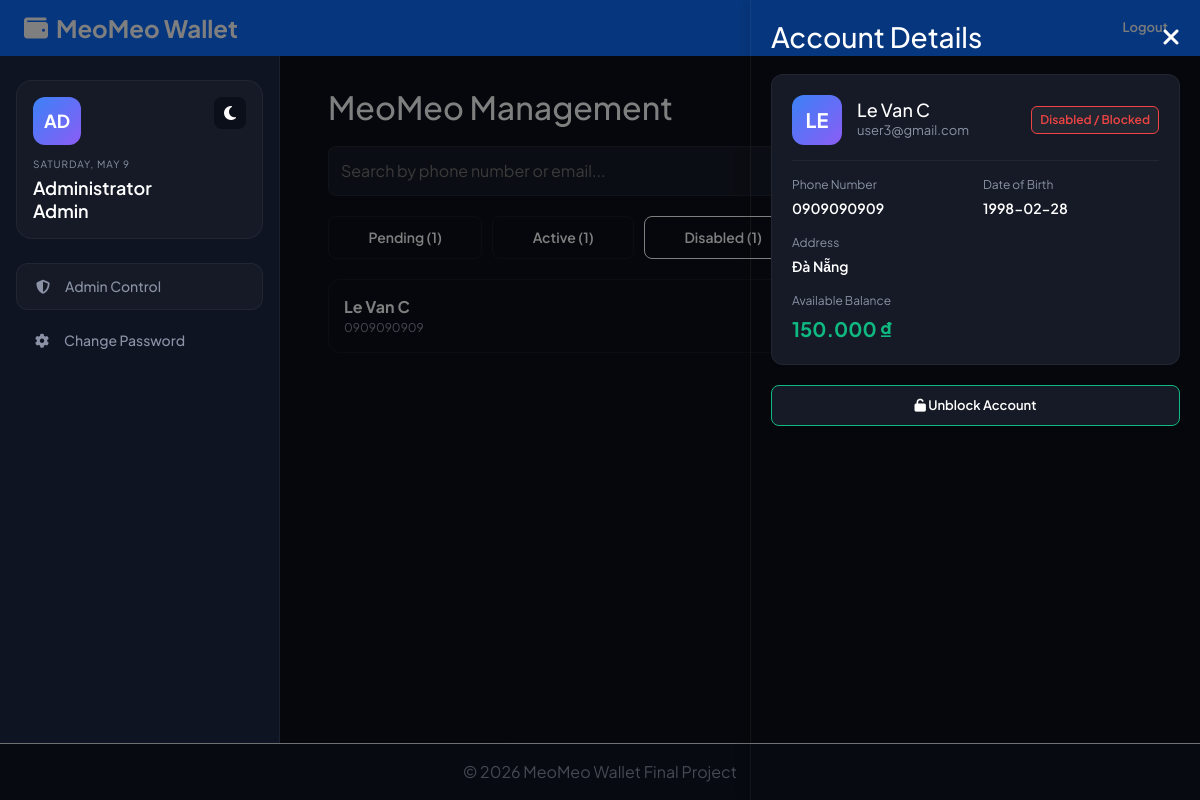
/clients/pages/Admin_dashboard.php?tab=disabled&details=0909090909 (signed in), run on the app's committed database.
### tables this page shows
CREATE TABLE `user` (
  `phonenum` varchar(15) NOT NULL,
  `email` varchar(255) NOT NULL,
  `name` varchar(50) DEFAULT NULL,
  `birth` date DEFAULT NULL,
  `address` varchar(255) DEFAULT NULL,
  `front` mediumblob DEFAULT NULL,
  `back` mediumblob DEFAULT NULL,
  `pass` varchar(255) NOT NULL,
  `verified` tinyint(1) NOT NULL DEFAULT -1 COMMENT '-1:firstRegist\r\n0:False\r\n1:True\r\n2:Request additional information\r\n3:IsAdmin True\r\n4:DisableAccount',
  `abnormal_login` tinyint(4) NOT NULL DEFAULT 0 COMMENT '>6 lock account\n>3 lock 1 minute',
  `card_num` varchar(6) DEFAULT NULL,
  `money` decimal(19,4) NOT NULL DEFAULT 0.0000,
  `CVV` varchar(3) DEFAULT NULL,
  `expire` date DEFAULT NULL,
  `locked_time` datetime DEFAULT NULL COMMENT 'Disable account overtime',
  `created_at` datetime NOT NULL DEFAULT current_timestamp() COMMENT 'Account registration timestamp',
  `card_updated_at` datetime DEFAULT NULL COMMENT 'Last time ID card was uploaded/updated'
);

### clients/pages/Admin_dashboard.php (the view, shortened to what this page needs)
<?php
$username = htmlspecialchars($_SESSION['name'], ENT_QUOTES, 'UTF-8');
$current_date = strtoupper(date('l, F j'));
$con = connect_db();
$pending_accounts = $con->query("SELECT * FROM `user` WHERE `verified` IN (-1, 0, 2) AND `phonenum` != '0000000000' ORDER BY GREATEST(`created_at`, COALESCE(`card_updated_at`, `created_at`)) DESC")->fetch_all(MYSQLI_ASSOC);
$active_accounts = $con->query("SELECT * FROM `user` WHERE `verified` = 1 AND `phonenum` != '0000000000' ORDER BY `created_at` DESC")->fetch_all(MYSQLI_ASSOC);
$disabled_accounts = $con->query("SELECT * FROM `user` WHERE `verified` = 4 ORDER BY `created_at` DESC")->fetch_all(MYSQLI_ASSOC);
$locked_accounts = $con->query("SELECT * FROM `user` WHERE (`abnormal_login` >= 6 OR `locked_time` IS NOT NULL) AND `verified` != 3 ORDER BY `locked_time` DESC")->fetch_all(MYSQLI_ASSOC);
$pending_tx = $con->query("SELECT * FROM `history` WHERE `money` > 5000000 AND `status` = 2 AND `transfer_type` IN ('Withdraw', 'Transfer') ORDER BY `date_transfer` DESC")->fetch_all(MYSQLI_ASSOC);
$search_query = trim($_GET['search'] ?? '');
$active_tab = $_GET['tab'] ?? ($search_query ? 'search' : 'pending');
$selected_phone = $_GET['details'] ?? '';
$user_details = null;
if ($selected_phone) {
    $stmt = $con->prepare("SELECT * FROM `user` WHERE `phonenum` = ?");
    $stmt->bind_param("s", $selected_phone);
    $stmt->execute();
    $user_details = $stmt->get_result()->fetch_assoc();
}
include '../src/header.php';
?>
<link rel="stylesheet" href="https://cdnjs.cloudflare.com/ajax/libs/font-awesome/6.4.0/css/all.min.css">
<link rel="stylesheet" href="../assets/css/admin.css">
<div class="dashboard-wrapper">
    <aside class="sidebar">
        <div class="user-profile-card">
            <button class="theme-toggle" id="themeToggleBtn">
                <i class="fa-solid fa-moon"></i>
            </button>
            <div class="avatar"><?= strtoupper(substr($username, 0, 2)) ?></div>
            <div class="date-text"><?= $current_date ?></div>
            <div class="welcome-text">Administrator<br><?= $username ?></div>
        </div>
        <nav class="nav-menu">
            <a href="Admin_dashboard.php" class="nav-link active"><i class="fa-solid fa-shield-halved"></i> Admin Control</a>
            <a href="ChangePassword.php" class="nav-link"><i class="fa-solid fa-gear"></i> Change Password</a>
        </nav>
    </aside>
    <main class="main-content" style="padding-top: 20px;">
        <h2 style="margin-bottom: 20px;">MeoMeo Management</h2>
        <form method="GET" style="margin-bottom: 20px; display: flex; gap: 10px;">
            <input type="text" name="search" placeholder="Search by phone number or email..." value="<?= htmlspecialchars($search_query) ?>" style="flex: 1; padding: 12px; border-radius: 8px; border: 1px solid var(--border-color); background: var(--bg-surface); color: var(--text-main);">
            <button type="submit" class="btn btn-primary"><i class="fa-solid fa-magnifying-glass"></i> Search</button>
        </form>
        <div class="admin-tabs">
            <div class="admin-tab <?= $active_tab === 'pending' ? 'active' : '' ?>" onclick="switchTab('pending')">Pending (<?= count($pending_accounts) ?>)</div>
            <div class="admin-tab <?= $active_tab === 'active' ? 'active' : '' ?>" onclick="switchTab('active')">Active (<?= count($active_accounts) ?>)</div>
            <div class="admin-tab <?= $active_tab === 'disabled' ? 'active' : '' ?>" onclick="switchTab('disabled')">Disabled (<?= count($disabled_accounts) ?>)</div>
            <div class="admin-tab <?= $active_tab === 'locked' ? 'active' : '' ?>" onclick="switchTab('locked')">Locked (<?= count($locked_accounts) ?>)</div>
            <div class="admin-tab <?= $active_tab === 'tx' ? 'active' : '' ?>" onclick="switchTab('tx')">Pending Tx (<?= count($pending_tx) ?>)</div>
        </div>
        <div id="list-disabled" class="admin-list <?= $active_tab === 'disabled' ? 'active' : '' ?>">
            <?php foreach($disabled_accounts as $u): ?>
                <div class="admin-card">
                    <div class="admin-card-header">
                        <div>
                            <strong><?= htmlspecialchars($u['name']) ?></strong>
                            <div style="font-size: 12px; color: var(--text-muted);"><?= htmlspecialchars($u['phonenum']) ?></div>
                        </div>
                    </div>
                    <div>
                        <a href="?tab=disabled&details=<?= urlencode($u['phonenum']) ?>" class="btn btn-outline btn-sm">View Details</a>
                    </div>
                </div>
            <?php endforeach; if(empty($disabled_accounts)) echo "<p>No disabled accounts.</p>"; ?>
        </div>
    </main>
</div>
<div class="overlay <?= $selected_phone ? 'open' : '' ?>" onclick="window.location='Admin_dashboard.php?tab=<?= htmlspecialchars($active_tab) ?><?= $search_query ? '&search=' . urlencode($search_query) : '' ?>'"></div>
<div class="details-panel <?= $selected_phone ? 'open' : '' ?>">
    <div style="display: flex; justify-content: space-between; align-items: center; margin-bottom: 20px;">
        <h3 style="margin: 0;">Account Details</h3>
        <a href="Admin_dashboard.php?tab=<?= htmlspecialchars($active_tab) ?><?= $search_query ? '&search=' . urlencode($search_query) : '' ?>" style="color: var(--text-color);"><i class="fa-solid fa-xmark fa-xl"></i></a>
    </div>
    <?php if($user_details): ?>
        <?php
            $status_label = '';
            $status_color = '';
            if (in_array($user_details['verified'], [-1, 0])) {
                $status_label = 'Pending Activation';
                $status_color = 'var(--warning)';
            } elseif ($user_details['verified'] == 2) {
                $status_label = 'Update Requested';
                $status_color = 'var(--warning)';
            } elseif ($user_details['verified'] == 4) {
                $status_label = 'Disabled / Blocked';
                $status_color = 'var(--danger)';
            } elseif ($user_details['verified'] == 1) {
                $status_label = 'Active';
                $status_color = 'var(--success)';
            }
        ?>
        <div style="background: var(--bg-surface); padding: 20px; border-radius: 12px; border: 1px solid var(--border-color); margin-bottom: 20px;">
            <div style="display: flex; align-items: center; gap: 15px; margin-bottom: 15px; padding-bottom: 15px; border-bottom: 1px solid var(--border-color);">
                <div class="avatar" style="margin: 0; width: 50px; height: 50px; font-size: 20px;"><?= strtoupper(substr($user_details['name'] ?: 'UN', 0, 2)) ?></div>
                <div style="flex: 1;">
                    <h4 style="margin: 0; font-size: 18px;"><?= htmlspecialchars($user_details['name'] ?: 'N/A') ?></h4>
                    <div style="font-size: 13px; color: var(--text-muted);"><?= htmlspecialchars($user_details['email']) ?></div>
                </div>
                <div style="font-size: 12px; font-weight: 600; padding: 4px 8px; border-radius: 6px; background: rgba(255,255,255,0.05); color: <?= $status_color ?>; border: 1px solid <?= $status_color ?>;">
                    <?= $status_label ?>
                </div>
            </div>
            <div style="display: grid; grid-template-columns: 1fr 1fr; gap: 15px;">
                <div>
                    <div style="font-size: 12px; color: var(--text-muted); margin-bottom: 4px;">Phone Number</div>
                    <div style="font-size: 14px; font-weight: 600;"><?= htmlspecialchars($user_details['phonenum']) ?></div>
                </div>
                <div>
                    <div style="font-size: 12px; color: var(--text-muted); margin-bottom: 4px;">Date of Birth</div>
                    <div style="font-size: 14px; font-weight: 600;"><?= htmlspecialchars($user_details['birth'] ?: 'N/A') ?></div>
                </div>
                <div style="grid-column: span 2;">
                    <div style="font-size: 12px; color: var(--text-muted); margin-bottom: 4px;">Address</div>
                    <div style="font-size: 14px; font-weight: 600;"><?= htmlspecialchars($user_details['address'] ?: 'N/A') ?></div>
                </div>
                <div style="grid-column: span 2;">
                    <div style="font-size: 12px; color: var(--text-muted); margin-bottom: 4px;">Available Balance</div>
                    <div style="font-size: 20px; font-weight: 700; color: var(--success);"><?= number_format($user_details['money'],0,',','.') ?> ₫</div>
                </div>
            </div>
        </div>
        <?php if($user_details['verified'] == 4): ?>
            <form method="POST" style="margin-top: 20px;" onsubmit="return confirm('Are you sure you want to unblock/re-activate this user?');">
                <button type="submit" name="action" value="unlock" class="btn btn-outline" style="width: 100%; border-color: var(--success); color: var(--success);">
                    <i class="fa-solid fa-unlock"></i> Unblock Account
                </button>
            </form>
        <?php endif; ?>
    <?php endif; ?>
</div>
<?php
    include '../src/footer.php';
     ?>

### clients/assets/css/admin.css (style rules this page uses)
.admin-tabs { display: flex; gap: 10px; margin-bottom: 20px; flex-wrap: wrap; }
.admin-tab { padding: 10px 15px; border-radius: 8px; background: var(--bg-dark); color: var(--text-color); cursor: pointer; border: 1px solid var(--border-color); font-weight: 600; font-size: 14px; flex-grow: 1; text-align: center; }
.admin-tab.active { background: var(--primary-color); color: white; border-color: var(--primary-color); }
.admin-list { display: none; }
.admin-list.active { display: block; }
.admin-card { background: var(--bg-dark); border-radius: 12px; padding: 15px; margin-bottom: 15px; border: 1px solid var(--border-color); display: flex; flex-direction: column; gap: 10px; }
.admin-card-header { display: flex; justify-content: space-between; align-items: center; border-bottom: 1px solid var(--border-color); padding-bottom: 10px; }
.details-panel { position: fixed; top: 0; right: -100%; width: 100%; max-width: 450px; height: 100vh; background: var(--bg-dark); border-left: 1px solid var(--border-color); z-index: 1000; transition: 0.3s; padding: 20px; overflow-y: auto; box-shadow: -5px 0 15px rgba(0,0,0,0.1); }
.details-panel.open { right: 0; }
.overlay { position: fixed; top: 0; left: 0; width: 100%; height: 100vh; background: rgba(0,0,0,0.5); z-index: 999; display: none; }
.overlay.open { display: block; }
@media only screen and (min-width: 768px) { .admin-card { flex-direction: row; align-items: center; justify-content: space-between; } }
@media only screen and (min-width: 768px) { .admin-card-header { border-bottom: none; padding-bottom: 0; } }
@media only screen and (min-width: 768px) { .admin-tabs { flex-wrap: nowrap; } }
@media only screen and (min-width: 992px) { .details-panel { width: 450px; } }

### data on the page
user: name "Le Van C", phonenum "0909090909", name "LE", email "user3@gmail.com", verified "Disabled / Blocked", birth "1998-02-28", address "Đà Nẵng", money "150.000"

### other printed values
substr($username, 0, 2) "AD"
$current_date "SATURDAY, MAY 9"
$username "Admin"
count($pending_accounts) "1"
count($active_accounts) "1"
count($disabled_accounts) "1"
